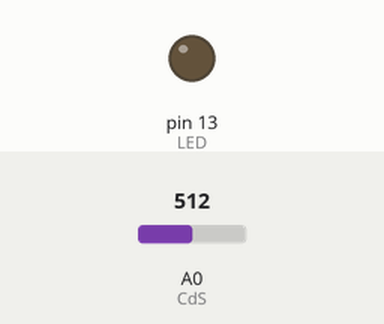
This sketch was run on a simulated Arduino Uno, built with avr-gcc and run on an emulated ATmega328P. Parts: output pins drawn as LEDs (lit = HIGH). The inputs (shaded band) are chosen by the test bench; at power-on: A0 (CdS) = 512.

Above: at 1.2 s.
1.3 s: A0 (CdS) set to 681
2.8 s: A0 (CdS) set to 712
At 4.0 s:
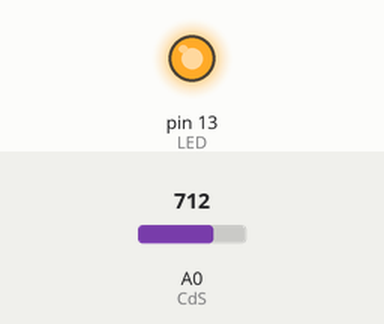
4.3 s: A0 (CdS) set to 609
5.8 s: A0 (CdS) set to 589
At 6.4 s:
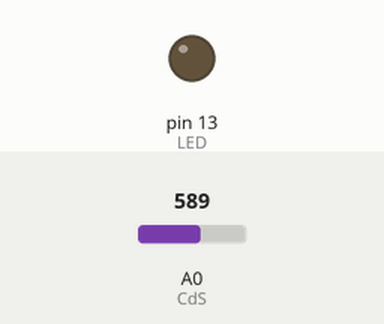
7.3 s: A0 (CdS) set to 710
At 8.7 s:
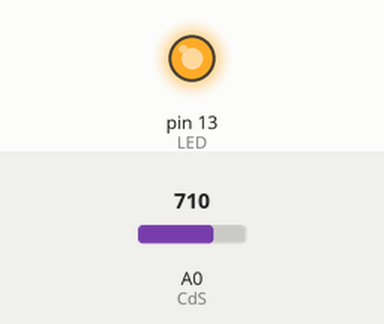
Timing chart, 0 to 9.8 s (numbered marks = the images above; inputs shaded):
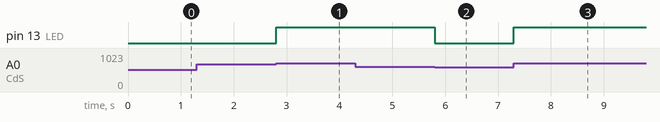

The sketch:

cdsLED.ino
```cpp
// 使用光敏電阻製作小夜燈

const byte LED = 13;
const byte CdS = A0;

void setup() {
  pinMode(LED, OUTPUT) ;
  pinMode(CdS, INPUT) ;
}
void loop() {
  int val;
  val = analogRead(CdS) ;
  if (val >= 700) {
    digitalWrite(LED, HIGH) ;
  } else if (val < 600) {		// 設定低於600時，再關閉燈光。
	  digitalWrite(LED, LOW) ;
  }
}
```

Measured:
- the behaviour switches between 699 and 700 on A0 (CdS) (found by bisection; images 0 and 1)
- the behaviour switches between 600 and 599 on A0 (CdS) (found by bisection; images 1 and 2)
- after the input at 1.3 s, every drawn part: stays the same
- after the input at 2.8 s, pin 13 (LED): LOW → HIGH at once
- after the input at 4.3 s, every drawn part: stays the same
- after the input at 5.8 s, pin 13 (LED): HIGH → LOW at once
- after the input at 7.3 s, pin 13 (LED): LOW → HIGH at once
